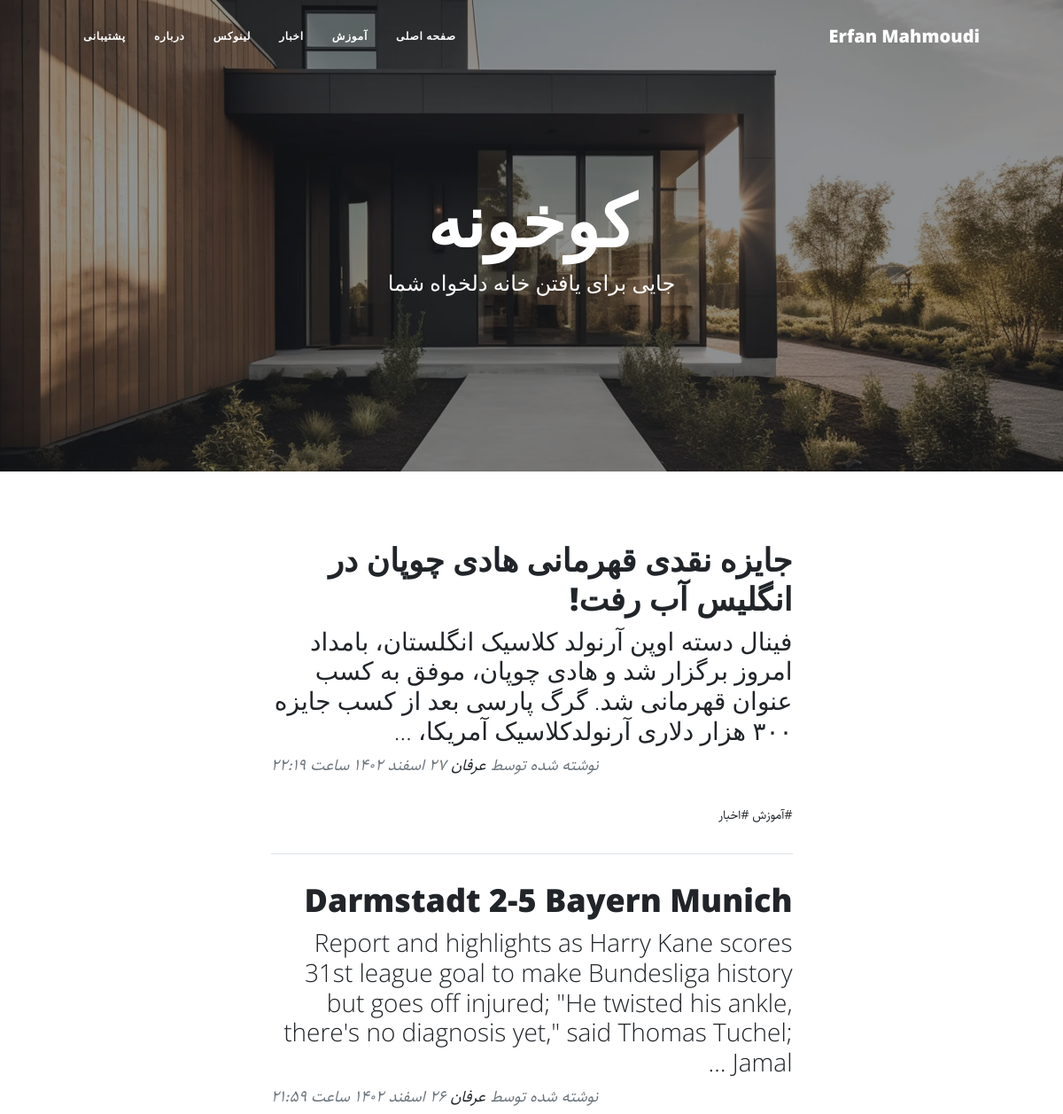
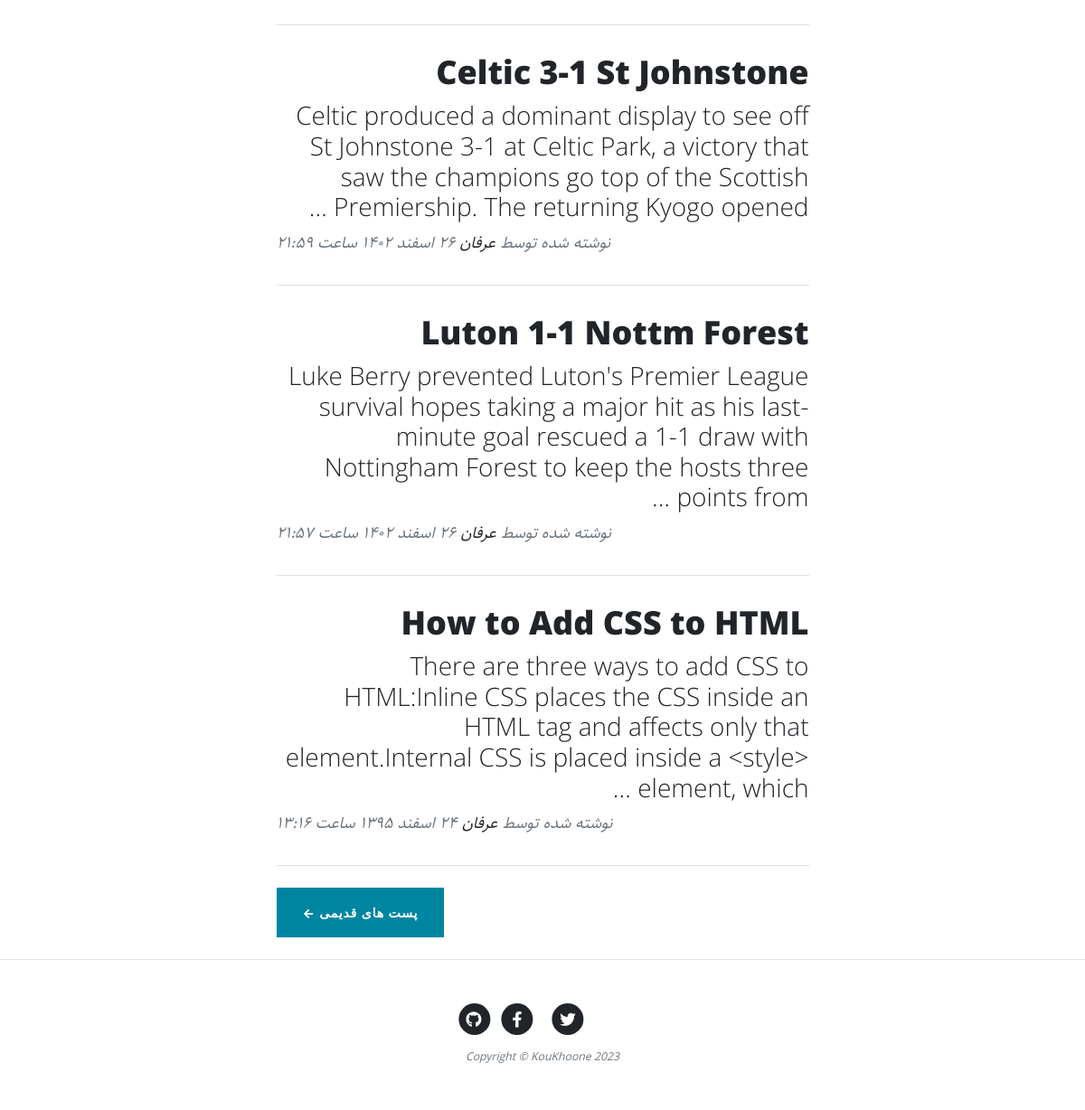
/, run on an earlier commit of the app's database (2 pictures, top to bottom).
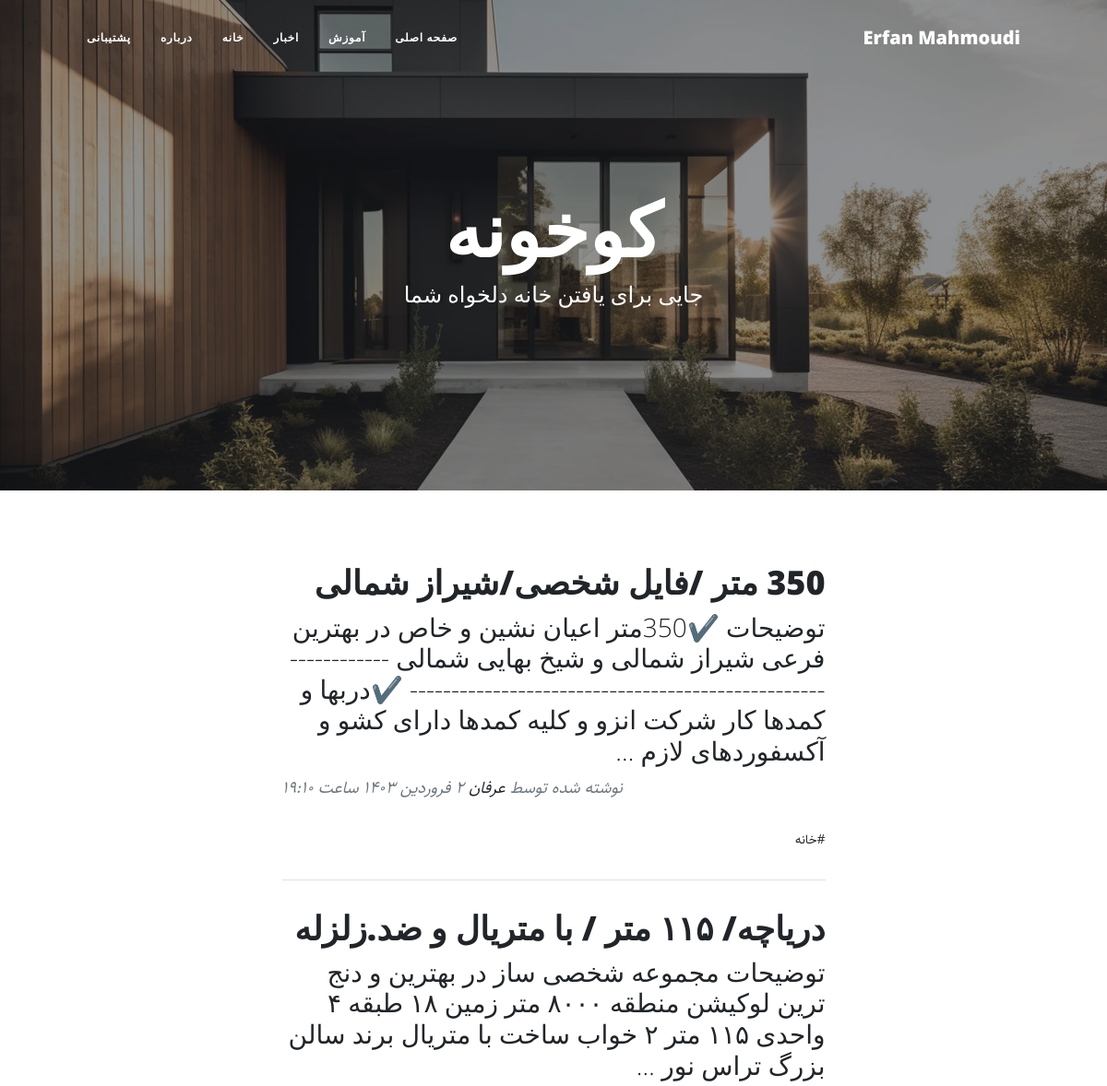
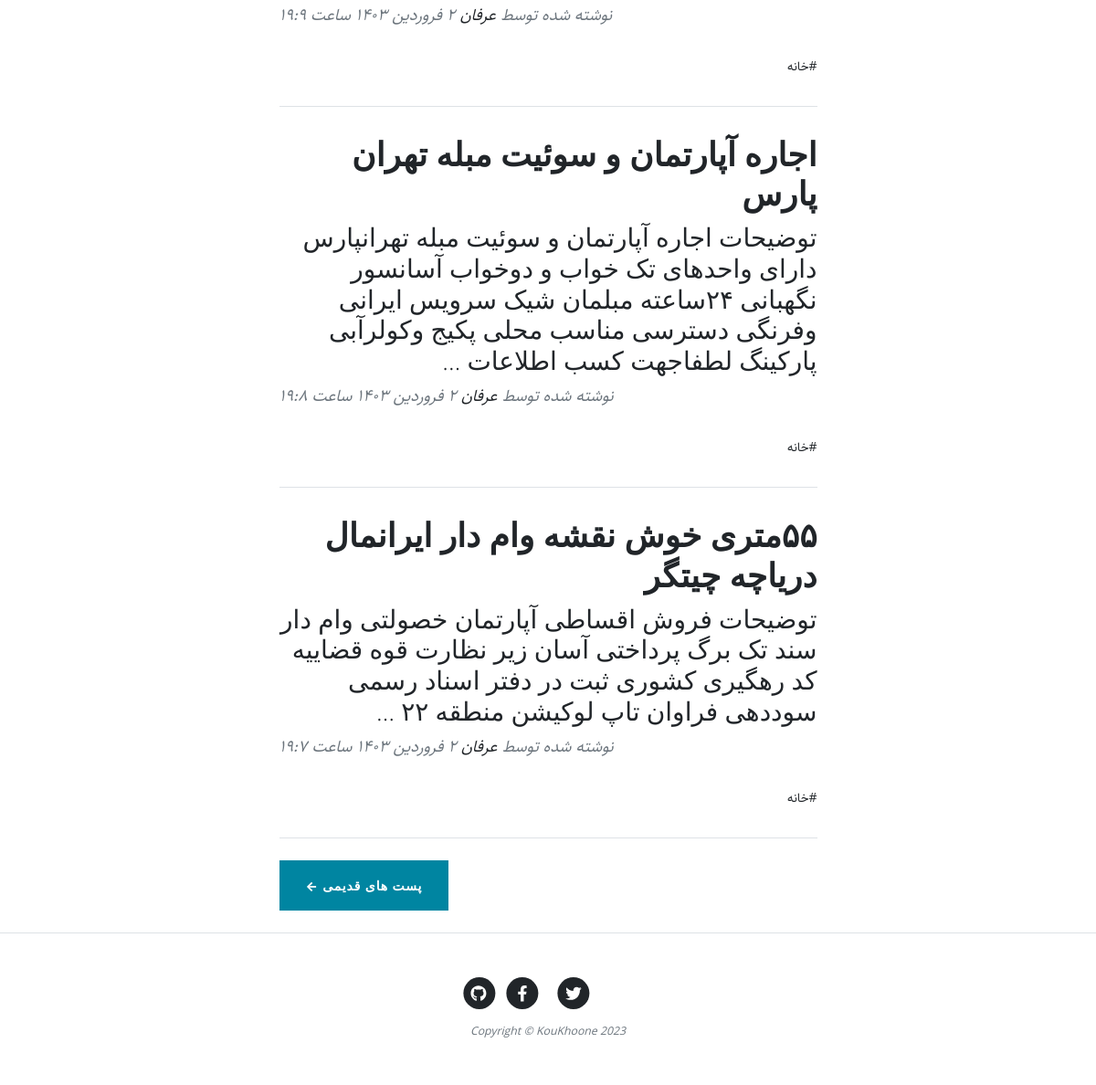
And on a later commit of the database (2 pictures, top to bottom).
### blog/models.py (models this page shows, shortened)
class category(models.Model):
    title = models.CharField(max_length= 200, verbose_name = "عنوان دسته‌بندی")
    slug = models.SlugField (max_length = 100, unique=True, verbose_name = "آدرس دسته‌بندی")
    status = models.BooleanField(default = True, verbose_name = "آیا نمایش داده شود؟")
    position = models.IntegerField(verbose_name = "پوزیشن")
    class Meta(object):
        verbose_name = "دسته‌بندی"
        verbose_name_plural = "دسته‌بندی ها"
        ordering = ['position']

class Article(models.Model):
    STATUS_CHOICES = (
    ('d', 'پیش نویس'),
    ('p', 'منتشر شده'),
    )
    title = models.CharField(max_length= 200, verbose_name = "عنوان مقاله")
    slug = models.SlugField (max_length = 100, unique=True, verbose_name = "آدرس مقاله")
    category = models.ManyToManyField(category, verbose_name = "دسته‌بندی", related_name = "articles")
    description = models.TextField (verbose_name = "محتوا")
    thumbnail = models.ImageField (upload_to="images", verbose_name = " تصویر")
    publish = models.DateTimeField (default = timezone.now, verbose_name = "زمان انتشار")
    created = models.DateTimeField (auto_now_add = True, verbose_name = "زمان ساخت")
    updated = models.DateTimeField (auto_now = True)
    status = models.CharField (max_length = 1, choices = STATUS_CHOICES, verbose_name = "وضعیت")
    class Meta(object):
        verbose_name = "مقاله"
        verbose_name_plural = "مقاله ها"
    def jpublish(self):
        return jalali_convertor(self.publish)
    jpublish.short_description = "زمان انتشار"
    def category_published(self):
        return self.category.filter(status = True)
    objects = ArticleManager()

### blog/views.py (the view)
# urls.py: 2. Add a URL to urlpatterns:  path('', views.home, name='home')
def home (request):
    context = {
        "articles" : Article.objects.filter(status="p").order_by('-publish'),
    }
    return render (request, "blog/home.html", context)

### blog/templatetags/base_tags.py (called while the page is built)
@register.simple_tag
def name():
    return "Erfan Mahmoudi"

@register.inclusion_tag("blog/partials/category_navbar.html")
def category_navbar():
    return {
            "category" : category.objects.filter(status=True)
    }

### extentions/jalali.py (called while the page is built)
    def persian_tuple(self):
        return self.persian_year, self.persian_month, self.persian_day

### extentions/utils.py (called while the page is built)
def persian_numbers_convertor(mystr):
    numbers = {
    "0" : "۰",
    "1" : "۱",
    "2" : "۲",
    "3" : "۳",
    "4" : "۴",
    "5" : "۵",
    "6" : "۶",
    "7" : "۷",
    "8" : "۸",
    "9" : "۹",
    }
    for e,p in numbers.items():
        mystr = mystr.replace(e, p)
    return mystr

def jalali_convertor(time):
    time = timezone.localtime(time)
    jmonths = ["فروردین","اردیبهشت","خرداد","تیر","مرداد","شهریور","مهر","آبان","آذر","دی","بهمن","اسفند"]
    time_to_str = "{},{},{}".format(time.year, time.month, time.day)
    time_to_tuple = jalali.Gregorian(time_to_str).persian_tuple()
    time_to_list = list (time_to_tuple)
    for index, month in enumerate(jmonths):
        if time_to_list[1] == index + 1:
            time_to_list[1] = month
            break
    output = "{} {} {} ساعت {}:{}".format(
    time_to_list[2],
    time_to_list[1],
    time_to_list[0],
    time.hour,
    time.minute,
    )
    return persian_numbers_convertor(output)

### blog/templates/blog/home.html (shortened to what this page needs)
{%extends 'blog/base.html'%}
{% load static %}
{% block main %}
<header class="masthead" style="background-image: url('{% static "blog/assets/img/Jewkes-Design_Black-Modern-House.jpg" %}')">
    <div class="container position-relative px-4 px-lg-5">
        <div class="row gx-4 gx-lg-5 justify-content-center">
            <div class="col-md-10 col-lg-8 col-xl-7">
                <div class="site-heading">
                    <h1>کوخونه</h1>
                    <span class="subheading">جایی برای یافتن خانه دلخواه شما</span>
                </div>
            </div>
        </div>
    </div>
</header>
<div class="container px-4 px-lg-5">
    <div class="row gx-4 gx-lg-5 justify-content-center">
        <div class="col-md-10 col-lg-8 col-xl-7">
            {% for article in articles %}
            <div class="post-preview">
                <a href="{% url 'blog:detail' article.slug %}">
                    <h2 class="post-title">{{article.title}}</h2>
                    <h3 class="post-subtitle">{{article.description|truncatewords:30}}</h3>
                </a>
                <p class="post-meta">
                    نوشته شده توسط
                    <a href="#!">عرفان</a>
                    {{article.jpublish}}
                    <div class="">
                      {% for cat in article.category_published.all %}
                      <a href="{% url 'blog:category' cat.slug %}">#{{cat.title}}</a>
                      {% endfor %}
                    </div>
                </p>
            </div>
            <hr class="my-4" />
            {% endfor %}
            <div class="pager_button d-flex justify-content-end mb-4"><a class="btn btn-primary text-uppercase" href="#!">پست های قدیمی &larr;</a></div>
        </div>
    </div>
</div>
{% endblock %}

### blog/templates/blog/base.html (shortened to what this page needs)
{% load static%}
{% load base_tags %}
<!DOCTYPE html>
<html lang="en">
    <head>
        <link href="{%static 'blog/css/styles.css' %}" rel="stylesheet" />
        <link href="{%static 'blog/css/rtl.css' %}" rel="stylesheet" />
    </head>
    <body>
        <nav class="navbar navbar-expand-lg navbar-light" id="mainNav">
            <div class="container px-4 px-lg-5">
                <a class="navbar-brand" href="https://github.com/ErfanMahmoudiGit">{% name %}</a>
                {% category_navbar %}
            </div>
        </nav>
        {% block main %}
        {% endblock %}
        <footer class="border-top">
            <div class="container px-4 px-lg-5">
                <div class="row gx-4 gx-lg-5 justify-content-center">
                    <div class="col-md-10 col-lg-8 col-xl-7">
                        <ul class="list-inline text-center">
                            <li class="list-inline-item">
                                <a href="#!">
                                    <span class="fa-stack fa-lg">
                                        <i class="fas fa-circle fa-stack-2x"></i>
                                        <i class="fab fa-twitter fa-stack-1x fa-inverse"></i>
                                    </span>
                                </a>
                            </li>
                            <li class="list-inline-item">
                                <a href="#!">
                                    <span class="fa-stack fa-lg">
                                        <i class="fas fa-circle fa-stack-2x"></i>
                                        <i class="fab fa-facebook-f fa-stack-1x fa-inverse"></i>
                                    </span>
                                </a>
                            </li>
                            <li class="list-inline-item">
                                <a href="#!">
                                    <span class="fa-stack fa-lg">
                                        <i class="fas fa-circle fa-stack-2x"></i>
                                        <i class="fab fa-github fa-stack-1x fa-inverse"></i>
                                    </span>
                                </a>
                            </li>
                        </ul>
                        <div class="small text-center text-muted fst-italic">Copyright &copy; KouKhoone 2023</div>
                    </div>
                </div>
            </div>
        </footer>
    </body>
</html>

### blog/templates/blog/partials/category_navbar.html
<div class="collapse navbar-collapse" id="navbarResponsive">
    <ul class="navbar-nav ms-auto py-4 py-lg-0">
        <li class="nav-item"><a class="nav-link px-lg-3 py-3 py-lg-4" href="{% url 'blog:home' %}">صفحه اصلی</a></li>
        {% for cat in category %}
        <li class="nav-item"><a class="nav-link px-lg-3 py-3 py-lg-4" href="{% url 'blog:category' cat.slug %}">{{cat.title}}</a></li>
        {% endfor %}
        <li class="nav-item"><a class="nav-link px-lg-3 py-3 py-lg-4" href="{% url 'blog:about' %}">درباره</a></li>
        <li class="nav-item"><a class="nav-link px-lg-3 py-3 py-lg-4" href="{% url 'blog:contact' %}">پشتیبانی</a></li>
    </ul>
</div>

### blog/static/blog/css/rtl.css (style rules this page uses)
body { font-family: "Sahel"; direction: rtl; text-align: right; font-size: 14px; }
.navbar-nav { margin-left: initial !important; margin-right: auto; }
.post-meta { text-align: left; }
.pager_button { float: left !important; }

What changed in the data, as far as the page shows it:
removed category: title "لینوکس"
removed Article: title "جایزه نقدی قهرمانی هادی چوپان در انگلیس آب رفت!", description "فینال دسته اوپن آرنولد کلاسیک انگلستان، بامداد امروز برگزار شد و هادی چوپان، موفق به کسب عنوان قهرمانی شد. گرگ پارسی بعد از کسب جایزه ۳۰۰ هزار دلاری آرنولدکلاسیک آمریکا، …", jpublish "۲۷ اسفند ۱۴۰۲ ساعت ۲۲:۱۹", category (title "آموزش"), category (title "اخبار")
removed Article: title "Darmstadt 2-5 Bayern Munich", description "Report and highlights as Harry Kane scores 31st league goal to make Bundesliga history but goes off injured; \"He twisted his ankle, there's no diagnosis yet,\" said Thomas Tuchel; Jamal …", jpublish "۲۶ اسفند ۱۴۰۲ ساعت ۲۱:۵۹"
removed Article: title "Celtic 3-1 St Johnstone", description "Celtic produced a dominant display to see off St Johnstone 3-1 at Celtic Park, a victory that saw the champions go top of the Scottish Premiership. The returning Kyogo opened …", jpublish "۲۶ اسفند ۱۴۰۲ ساعت ۲۱:۵۹"
removed Article: title "Luton 1-1 Nottm Forest", description "Luke Berry prevented Luton's Premier League survival hopes taking a major hit as his last-minute goal rescued a 1-1 draw with Nottingham Forest to keep the hosts three points from …", jpublish "۲۶ اسفند ۱۴۰۲ ساعت ۲۱:۵۷"
removed Article: title "How to Add CSS to HTML", description "There are three ways to add CSS to HTML:Inline CSS places the CSS inside an HTML tag and affects only that element.Internal CSS is placed inside a <style> element, which …", jpublish "۲۴ اسفند ۱۳۹۵ ساعت ۱۳:۱۶"
added category: title "خانه"
added Article: title "350 متر /فایل شخصی/شیراز شمالی", description "توضیحات ✔️350متر اعیان نشین و خاص در بهترین فرعی شیراز شمالی و شیخ بهایی شمالی -------------------------------------------------------------- ✔️دربها و کمدها کار شرکت انزو و کلیه کمدها دارای کشو و آکسفوردهای لازم …", jpublish "۲ فروردین ۱۴۰۳ ساعت ۱۹:۱۰"
added Article: title "دریاچه/ ۱۱۵ متر / با متریال و ضد.زلزله", description "توضیحات مجموعه شخصى ساز در بهترین و دنج ترین لوکیشن منطقه ۸۰۰۰ متر زمین ۱۸ طبقه ۴ واحدى ۱۱۵ متر ٢ خواب ساخت با متریال برند سالن بزرگ تراس نور …", jpublish "۲ فروردین ۱۴۰۳ ساعت ۱۹:۹"
added Article: title "اجاره آپارتمان و سوئیت مبله تهران پارس", description "توضیحات اجاره آپارتمان و سوئیت مبله تهرانپارس دارای واحدهای تک خواب و دوخواب آسانسور نگهبانی ۲۴ساعته مبلمان شیک سرویس ایرانی وفرنگی دسترسی مناسب محلی پکیج وکولرآبی پارکینگ لطفاجهت کسب اطلاعات …", jpublish "۲ فروردین ۱۴۰۳ ساعت ۱۹:۸"
added Article: title "۵۵متری خوش نقشه وام دار ایرانمال دریاچه چیتگر", description "توضیحات فروش اقساطی آپارتمان خصولتی وام دار سند تک برگ پرداختی آسان زیر نظارت قوه قضاییه کد رهگیری کشوری ثبت در دفتر اسناد رسمی سوددهی فراوان تاپ لوکیشن منطقه ۲۲ …", jpublish "۲ فروردین ۱۴۰۳ ساعت ۱۹:۷"
